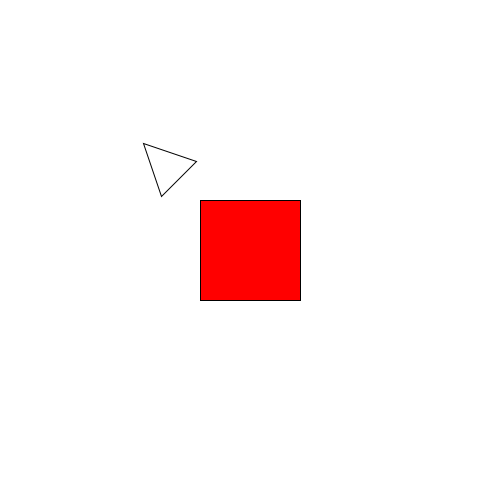
Frame 1 (no input)
Frame 60 (the mouse pressed at the canvas centre just before this capture): identical to frame 1, image omitted
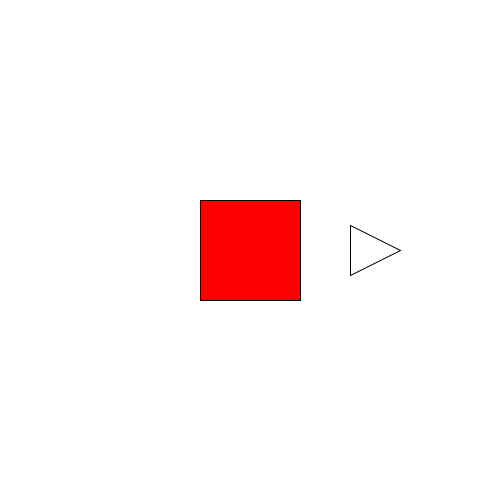
Frame 120 (the mouse held since frame 60 and released just before this capture)

The Processing sketch that drew these frames (run headless with seeded random() and noise(); from frame 60 on, the mouse is pressed at the canvas centre):

// Processing sketch: prototype_aiming
// ── prototype_aiming.pde
void setup() {
  size(500, 500);
}

void draw() {
  background(255);
  player();
  aim();
}

void player() {
  fill(255, 0, 0);
  rect(200, 200, 100, 100);
  noFill();
}

void aim() {
  float aimAngle = atan2(mouseY - height/2, mouseX - width/2);
  translate(width/2, height/2);
  rotate(aimAngle);
  triangle(100, -25, 100, 25, 150, 0);
}
